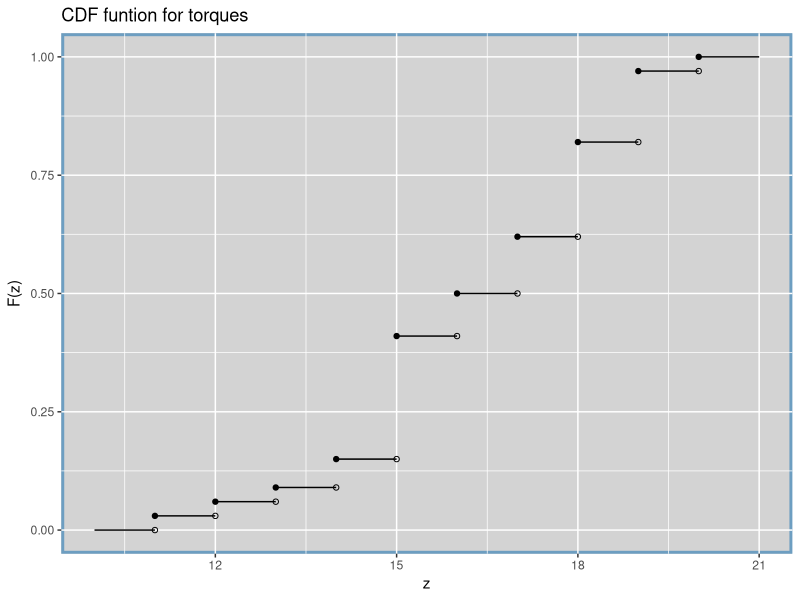
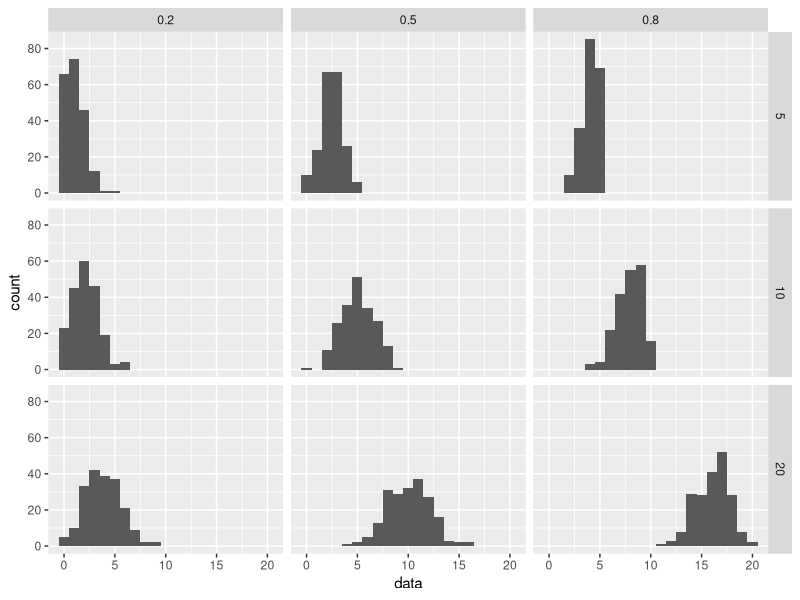
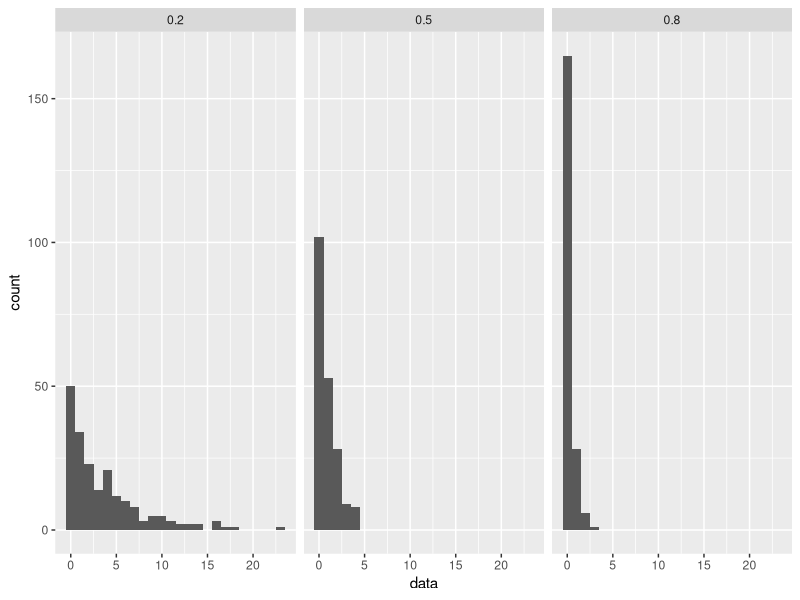
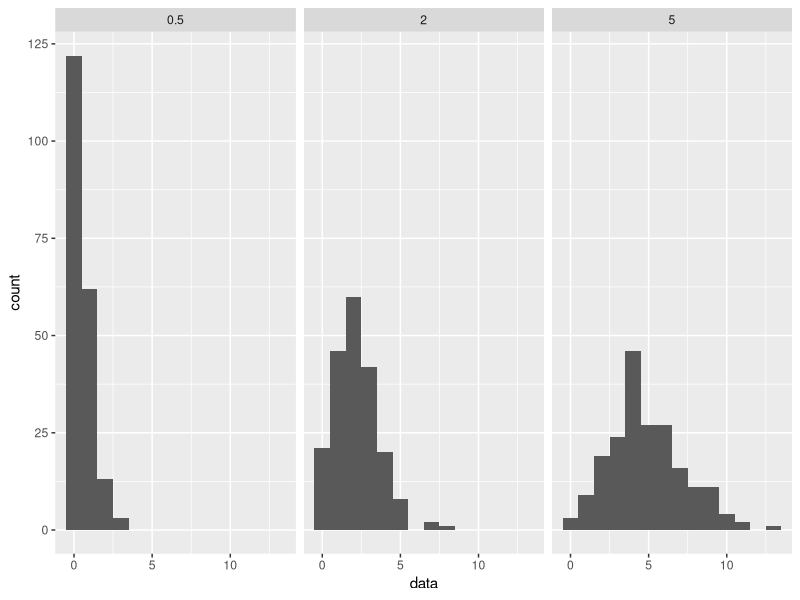

Source code (R) for these figures, in order:
## ---- chunk 1
library(knitr)
hook_output = knit_hooks$get('output')
knit_hooks$set(output = function(x, options) {
  # this hook is used only when the linewidth option is not NULL
  if (!is.null(n <- options$linewidth)) {
    x = knitr:::split_lines(x)
    # any lines wider than n should be wrapped
    if (any(nchar(x) > n)) x = strwrap(x, width = n)
    x = paste(x, collapse = '\n')
  }
  hook_output(x, options)
})
## ---- chunk 2
library(tidyverse)
z <- 10:20
F_z <- c(0, 0.03, 0.06, 0.09, 0.15, 0.41, 0.50, 0.62, 0.82, 0.97, 1)
ggplot() +
  geom_segment(aes(x = z, xend = z + 1), y = F_z, yend = F_z) +
  geom_point(aes(z[-1], F_z[-1])) +
  geom_point(aes(z[-length(z)] + 1, F_z[-length(F_z)]), pch = 1) +
  ylab(expression("F(z)"))+ ggtitle( "CDF funtion for torques") +theme(panel.background = element_rect(fill = "lightgray", colour = "#6D9EC1", size = 2, linetype = "solid"))
## ---- chunk 3
expand.grid(n = c(5, 10, 20), p = c(.2, .5, .8)) %>%
  group_by(n, p) %>%
  do(data.frame(data = rbinom(200, .$n, .$p))) %>%
  ggplot() +
  geom_histogram(aes(data), binwidth = 1) +
  facet_grid(n ~ p)
## ---- chunk 4
expand.grid(p = c(.2, .5, .8)) %>%
  group_by(p) %>%
  do(data.frame(data = rgeom(200, .$p))) %>%
  ggplot() +
  geom_histogram(aes(data), binwidth = 1) +
  facet_grid(~ p)
## ---- chunk 5
expand.grid(lambda = c(0.5, 2, 5)) %>%
  group_by(lambda) %>%
  do(data.frame(data = rpois(200, .$lambda))) %>%
  ggplot() +
  geom_histogram(aes(data), binwidth = 1) +
  facet_grid(~ lambda)
